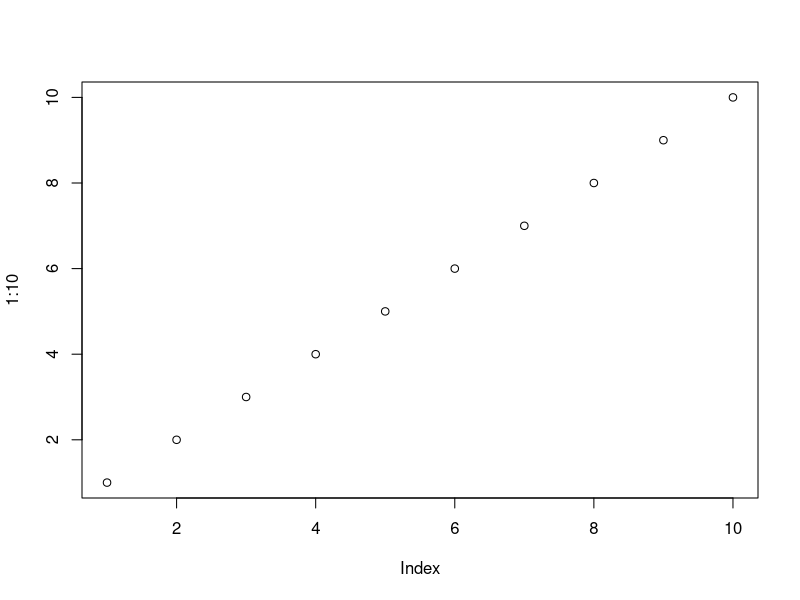
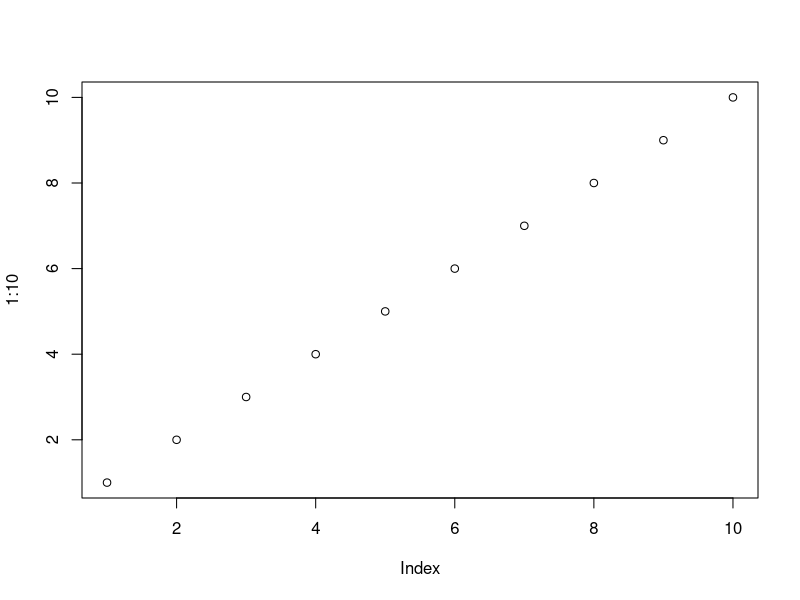
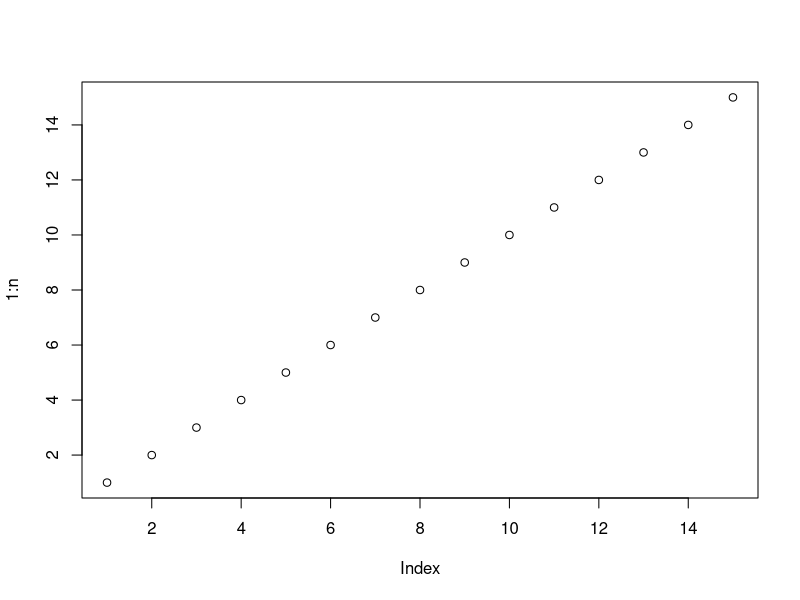
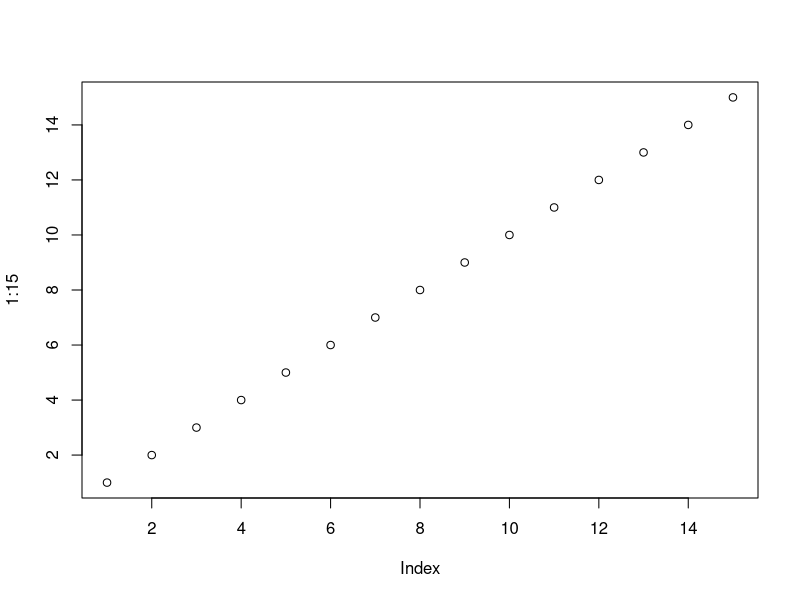
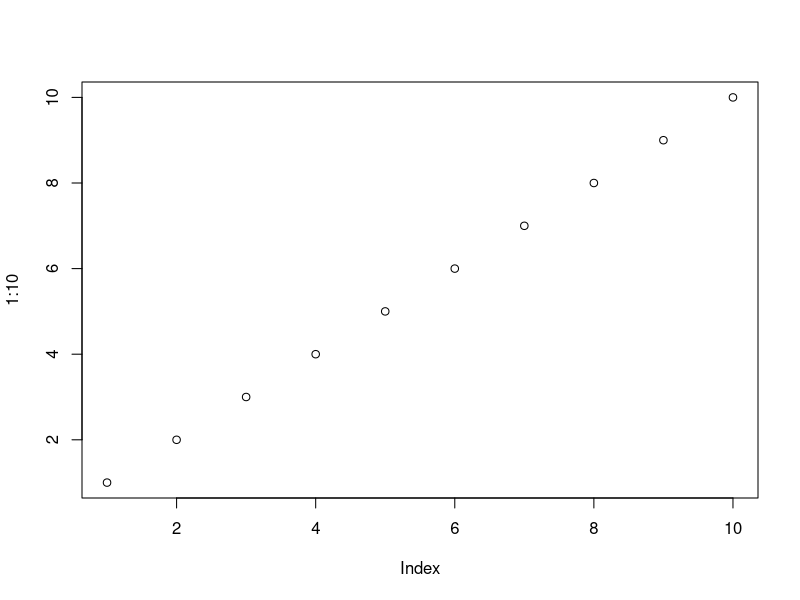
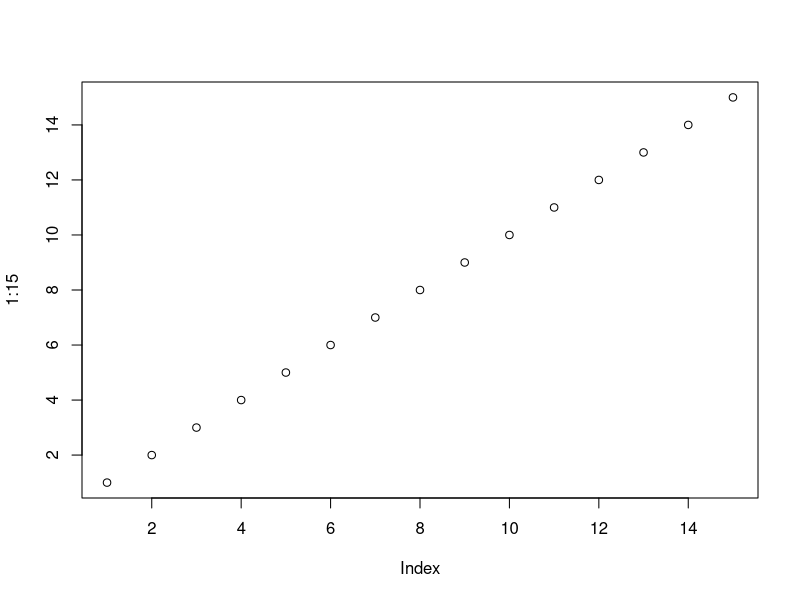
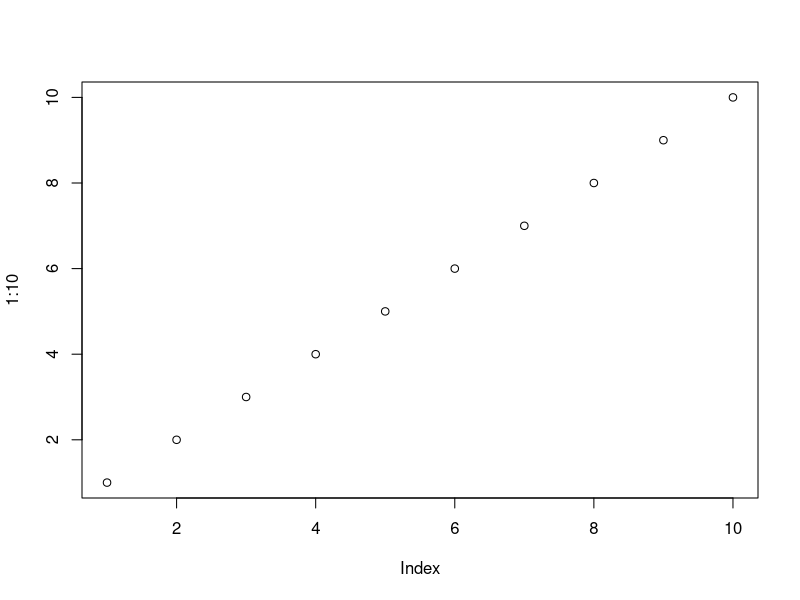
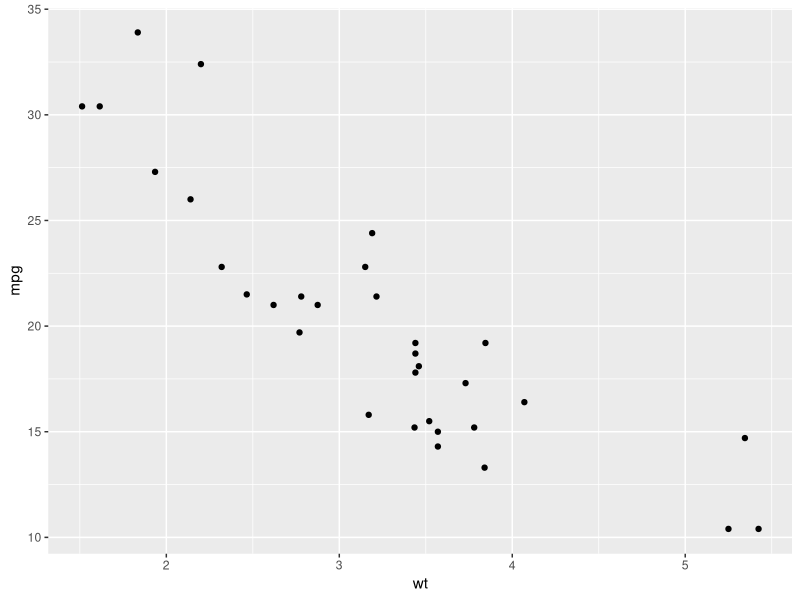

Generate these figures, in order, with R:
## ---- chunk 1
knitr::opts_chunk$set(dev = 'svg')
# simulate pandoc html output
knitr::opts_knit$set(rmarkdown.pandoc.to = "html")
## ---- chunk 2
plot(1:10)
## ---- chunk 3
plot(1:10)
## ---- chunk 4
n = 15
plot(1:n)
## ---- chunk 5
plot(1:15)
plot(1:10)
## ---- chunk 6
plot(1:15)
plot(1:10)
## ---- chunk 7
library(ggplot2)
ggplot(mtcars, aes(wt, mpg)) + geom_point() + labs(alt = "A scatterplot of mpg against weight")
## ---- chunk 8
ggplot(mtcars, aes(wt, mpg)) + geom_point() + labs(alt = "This is ignored")
## ---- chunk 9
ggplot(mtcars, aes(wt, mpg)) + geom_point() + labs(alt = "The first alt text")
ggplot(mtcars, aes(hp, mpg)) + geom_point() + labs(alt = "This is overridden")
